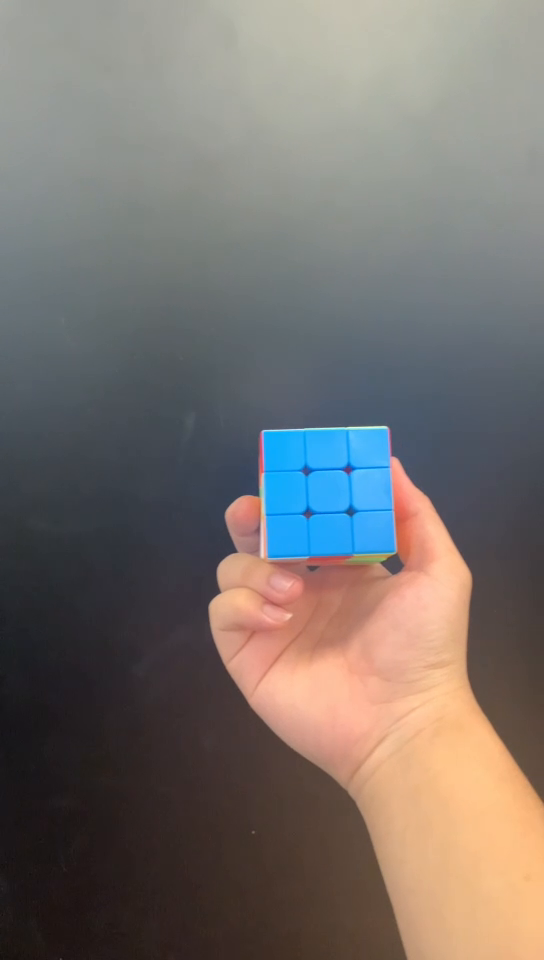
#> input picture frame 25 of deepblue/python_numpy_cv/opencvs/tt.mp4, 544 x 960 px
$ python t13.py
#> lines starting #> are read from the running program, lines starting #| are printed output that depends on the picture; after the words box and inside, x2 and y2 are one past the last pixel; in counts of white or black regions, pixels touching at a corner belong together
import cv2
import numpy as np
cap=cv2.VideoCapture("tt.mp4")
while(1):
    # 获取每一帧
    ret,frame=cap.read()
#> frame is the input picture: shape (960, 544, 3); mean B, G, R 108.8, 112.9, 119.1
    # 转换到 HSV
    hsv=cv2.cvtColor(frame,cv2.COLOR_BGR2HSV)
#> hsv: shape (960, 544, 3); mean H, S, V 61, 55.1, 130.4
    # 设定蓝色的阈值
    lower_blue=np.array([50,150,200])
    upper_blue=np.array([255,255,255])
    # 根据阈值构建掩模
    mask=cv2.inRange(hsv,lower_blue,upper_blue)
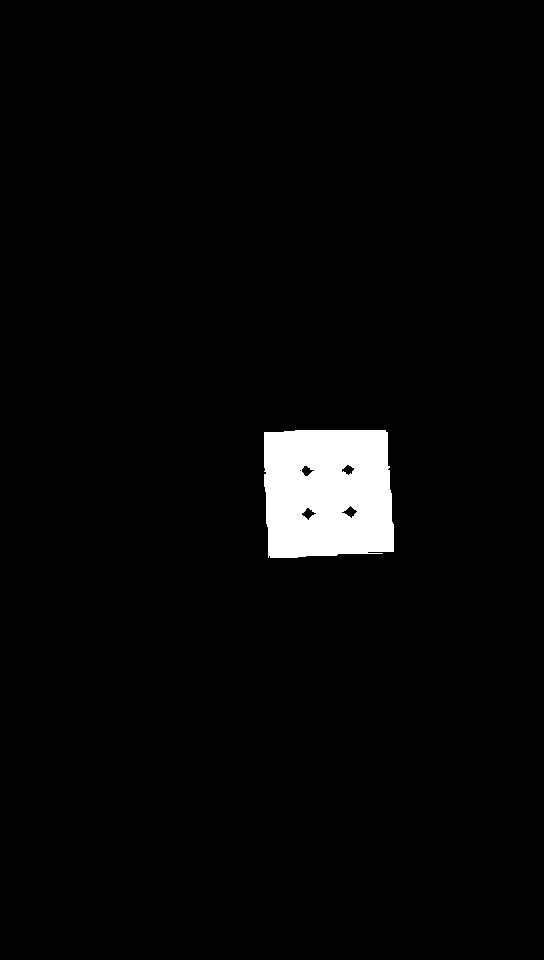
#> mask: shape (960, 544); 2.9% white; 1 white region, box (x1, y1, x2, y2) and area: (264, 430, 394, 558) 15365
    # 对原图像和掩模进行位运算
    res=cv2.bitwise_and(frame,frame,mask=mask)
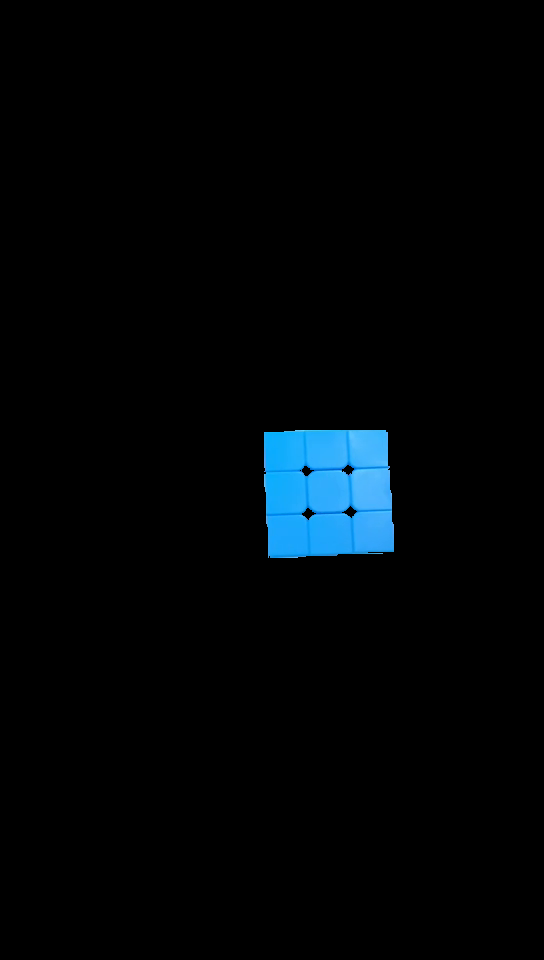
#> res: shape (960, 544, 3); mean B, G, R 7.4, 5, 1.2
    # 显示图像
    cv2.imshow('frame',frame)
    # cv2.imshow('mask',mask)
    cv2.imshow('res',res)
    k=cv2.waitKey(5)
#> (key q is pressed here)
    if k==ord("q"):
        break
    # 关闭窗口
cv2.destroyAllWindows()

$ run again, starting later in the video
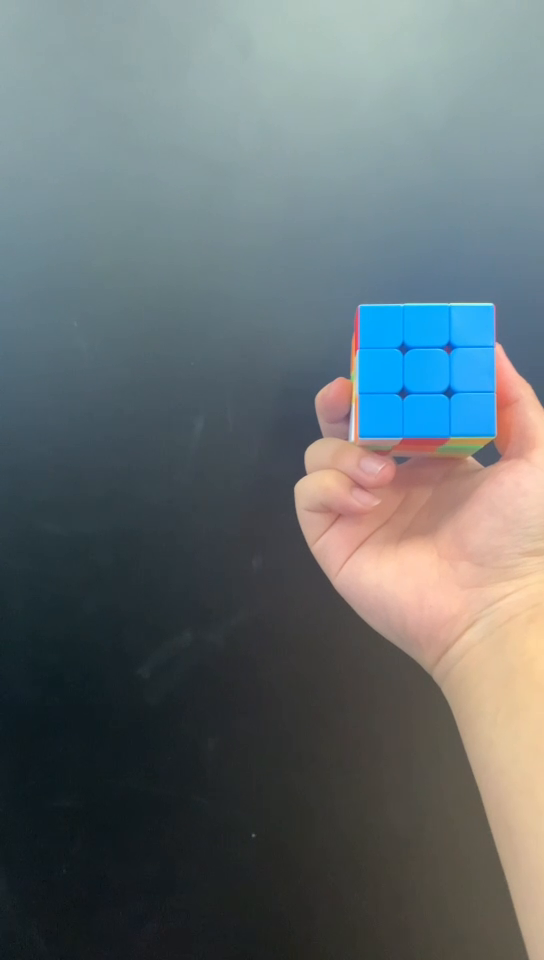
#> input picture frame 116 of deepblue/python_numpy_cv/opencvs/tt.mp4, 544 x 960 px
#> frame is the input picture: shape (960, 544, 3); mean B, G, R 111.7, 109.1, 99.8
#> hsv: shape (960, 544, 3); mean H, S, V 76.7, 64.2, 122.5
#> `mask=cv2.inRange(hsv,lower_blue,upper_blue)`:
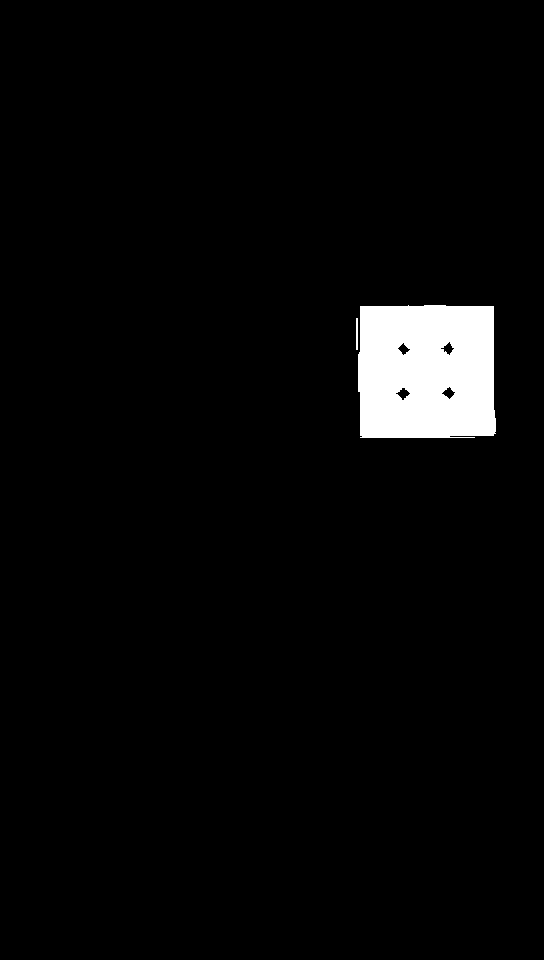
#> mask: shape (960, 544); 3.4% white; 2 white regions, box (x1, y1, x2, y2) and area: (358, 305, 496, 438) 17466, (356, 318, 358, 350) 64
#> `res=cv2.bitwise_and(frame,frame,mask=mask)`:
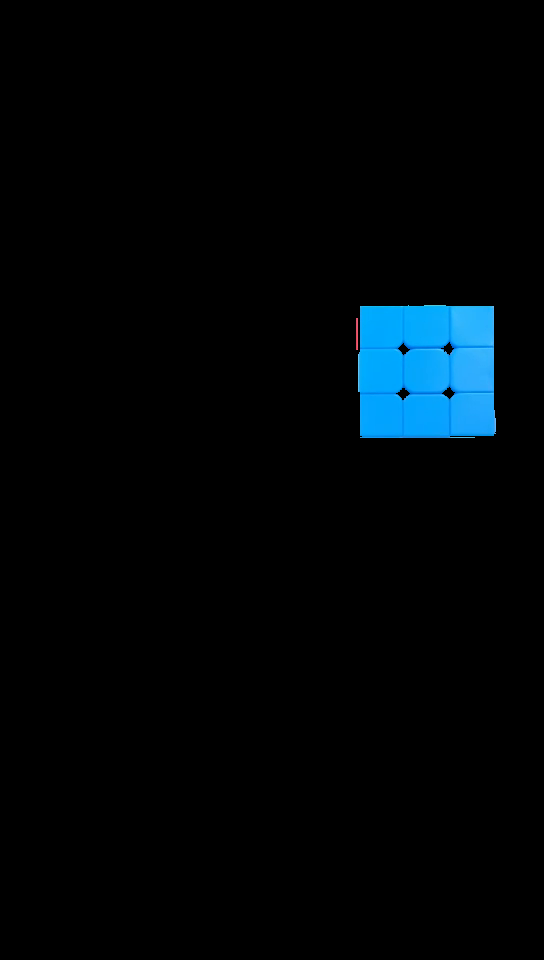
#> res: shape (960, 544, 3); mean B, G, R 8.4, 5.6, 0.6

$ run again, starting later in the video
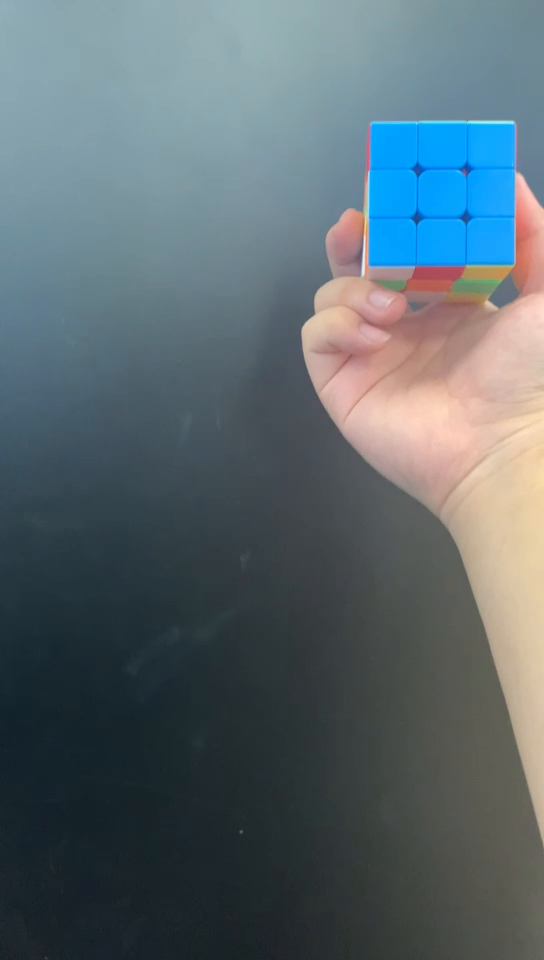
#> input picture frame 206 of deepblue/python_numpy_cv/opencvs/tt.mp4, 544 x 960 px
#> frame is the input picture: shape (960, 544, 3); mean B, G, R 110.9, 105, 91.3
#> hsv: shape (960, 544, 3); mean H, S, V 82.6, 69.6, 118.7
#> `mask=cv2.inRange(hsv,lower_blue,upper_blue)`:
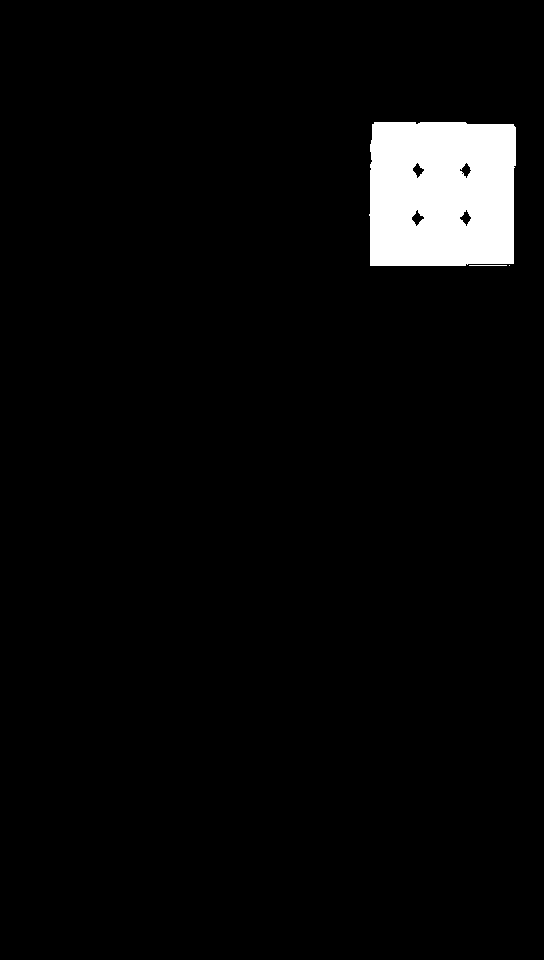
#> mask: shape (960, 544); 3.9% white; 3 white regions (1 under 20 px), largest, box (x1, y1, x2, y2) and area: (369, 122, 516, 266) 20233, (469, 265, 507, 266) 38
#> `res=cv2.bitwise_and(frame,frame,mask=mask)`:
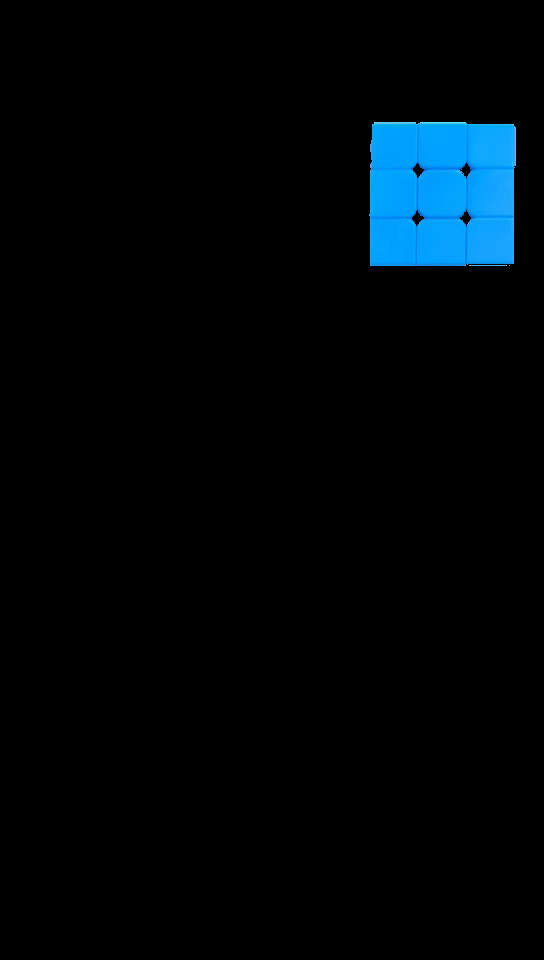
#> res: shape (960, 544, 3); mean B, G, R 9.8, 6.2, 0.3
